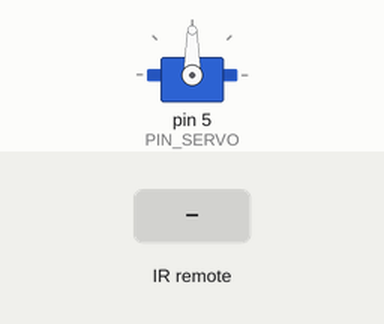
This sketch was run on a simulated Arduino Uno, built with avr-gcc and run on an emulated ATmega328P. On the bench: servo. The inputs (shaded band) are chosen by the test bench.

Above: at 2.2 s.
2.3 s: infrared code 0x51E43D1B received
At 3.1 s:
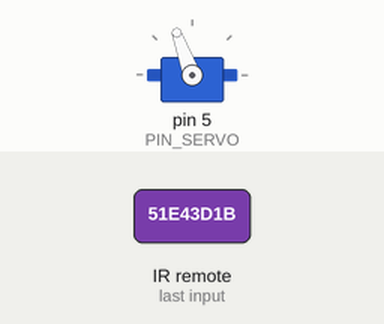
4.8 s: infrared code 0xC4DA2201 received
At 5.2 s:
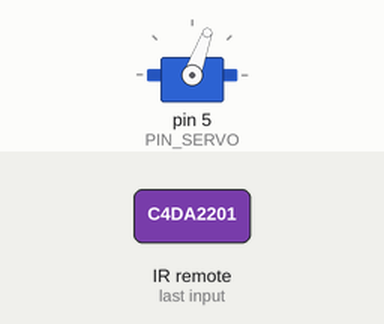
Timing chart, 0 to 7.8 s (numbered marks = the images above; inputs shaded):
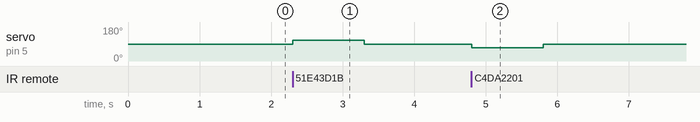

Measured:
- after the input at 2.3 s, servo on pin 5 (PIN_SERVO): 90° → 110° at once, → 90° 1.0 s later
- after the input at 4.8 s, servo on pin 5 (PIN_SERVO): 90° → 70° at once, → 90° 1.0 s later

The sketch:

arduino-switch-bot.ino
```cpp
#include "Receiver.h"
#include "Switch.h"

#define _DEBUG 0

#define PIN_IR    2
#define PIN_SERVO 5

#define SERVO_ANGLE 20

enum IRSignal : unsigned long {
  SIGNAL_BEDROOM_ON  = 0x51E43D1B,
  SIGNAL_BEDROOM_OFF = 0xC4DA2201,
};

enum IRSignalIndex : int {
  BEDROOM_ON = 0,
  BEDROOM_OFF,
  N_SIGNAL,
};

Receiver receiver = Receiver(PIN_IR, N_SIGNAL);
Switch bedroomSwitch = Switch(PIN_SERVO, SERVO_ANGLE);

void setup() {
#if _DEBUG == 1
  Serial.begin(9600);
#endif

  receiver.init();
  receiver.registerSignal(BEDROOM_ON, SIGNAL_BEDROOM_ON);
  receiver.registerSignal(BEDROOM_OFF, SIGNAL_BEDROOM_OFF);

  bedroomSwitch.init();
}

void loop() {
  if (!receiver.isReceived()) {
    delay(100);
    return;
  }

#if _DEBUG == 1
  Serial.println(receiver.lastReceivedValue(), HEX);
#endif

  switch (receiver.receivedIndex()) {
  case BEDROOM_ON:
    bedroomSwitch.on();
    break;
  case BEDROOM_OFF:
    bedroomSwitch.off();
    break;
  }

  receiver.resume();
}
```

Receiver.cpp
```cpp
#include "Receiver.h"

Receiver::Receiver(int pinNumber, int nSignal)
  : ir(pinNumber), result(), signals(new unsigned long[nSignal]), nSignal(nSignal) {
}

Receiver::~Receiver() {
  delete[] signals;
}

inline unsigned long Receiver::resultValue() {
  return reinterpret_cast<unsigned long>(result.value);
}

void Receiver::init() {
  ir.enableIRIn();
}

bool Receiver::registerSignal(int index, unsigned long signal) {
  if (index >= nSignal) {
    return false;
  }

  signals[index] = signal;
  return true;
}

bool Receiver::isReceived() {
  return ir.decode(&result) == 1;
}

int Receiver::receivedIndex() {
  for (int i = 0; i < nSignal; i++) {
    if (resultValue() == signals[i]) {
      return i;
    }
  }

  return -1;
}

unsigned long Receiver::lastReceivedValue() {
  return resultValue();
}

void Receiver::resume() {
  ir.resume();
}
```

Receiver.h
```cpp
#ifndef _RECEIVER_H
#define _RECEIVER_H

#include <IRremote.h>

class Receiver {
  IRrecv ir;
  decode_results result;
  unsigned long* signals;
  int nSignal;

  unsigned long resultValue();

public:
  Receiver(int pinNumber, int nSignal);
  ~Receiver();

  void init();
  bool registerSignal(int index, unsigned long signal);
  bool isReceived();
  int receivedIndex();
  unsigned long lastReceivedValue();
  void resume();
};

#endif /* _RECEIVER_H */
```

Switch.cpp
```cpp
#include "Switch.h"

#include <Arduino.h>

#define ANGLE_DEFAULT 90
#define DELAY_MS      1000

Switch::Switch(int pinNumber, int switchAngle)
  : pinNumber(pinNumber), switchAngle(switchAngle), servo() {
}

Switch::~Switch() {
  if (servo.attached()) {
    servo.detach();
  }
}

inline void Switch::write(int angle) {
  servo.attach(pinNumber);
  servo.write(angle);
  delay(DELAY_MS);
  servo.detach();
}

inline void Switch::writeAndReturn(int angle) {
  servo.attach(pinNumber);
  servo.write(angle);
  delay(DELAY_MS);
  servo.write(ANGLE_DEFAULT);
  delay(DELAY_MS);
  servo.detach();
}

void Switch::init() {
  write(ANGLE_DEFAULT);
}

void Switch::on() {
  writeAndReturn(ANGLE_DEFAULT + switchAngle);
}

void Switch::off() {
  writeAndReturn(ANGLE_DEFAULT - switchAngle);
}
```

Switch.h
```cpp
#ifndef _SWITCH_H
#define _SWITCH_H

#include <Servo.h>

class Switch {
  int pinNumber;
  int switchAngle;
  Servo servo;

  void write(int angle);
  void writeAndReturn(int angle);

public:
  Switch(int pinNumber, int switchAngle);
  ~Switch();

  void init();
  void on();
  void off();
};

#endif /* _SWITCH_H */
```
